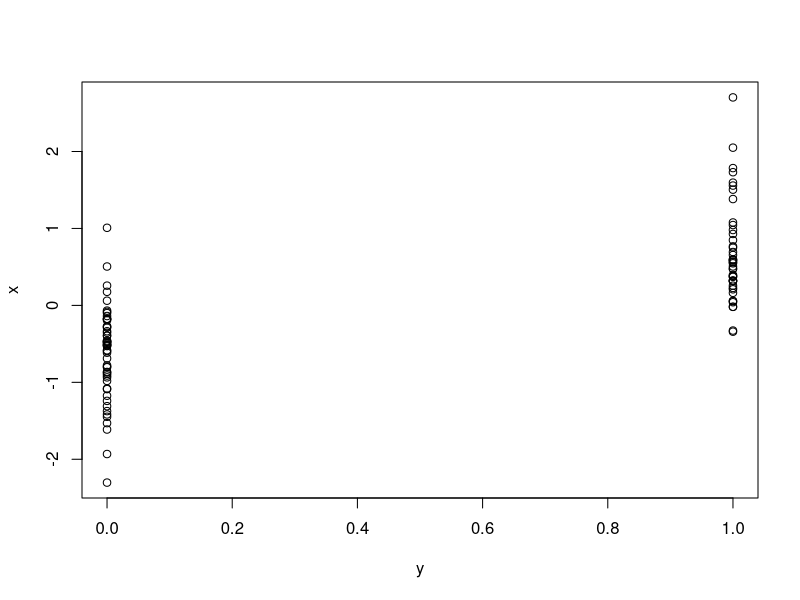
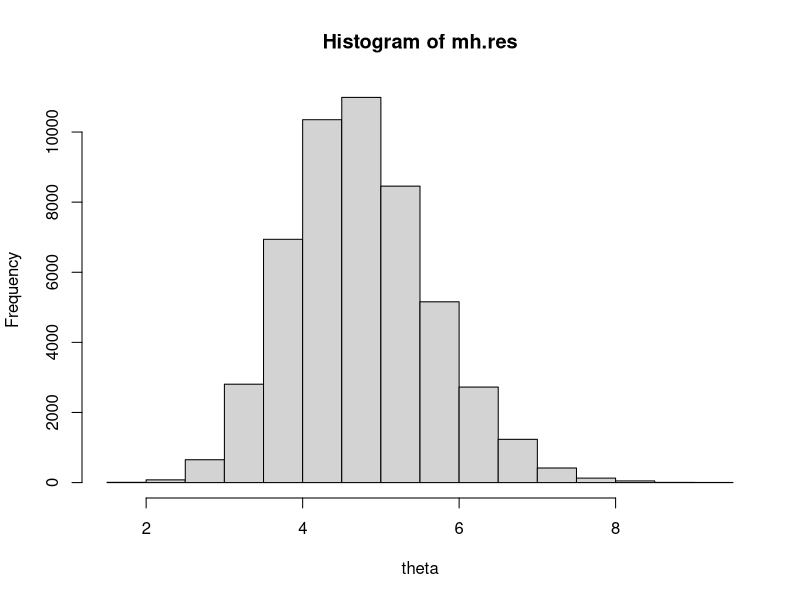

Here is the R script that generated these plots, in order:
# a script with examples from the book (see README on my github page) using Metropolis-Hastings sampler
# from page 443

LRMH <- function(formula, mu0, sigma0, theta, delta, niter, data) {
  out <- rep(NA, niter)
  get.data <- all.vars(formula)
  y <- data[, get.data[1]]
  x <- data[, get.data[2]]
  
  for (i in 1:niter) {
    # this part should be generalized to accomodate more than one x, probably
    # something along the lines of %*% and conting the number of explanatory
    # variables
    theta.cand <- rnorm(1, mean = theta, sd = delta)
    z.cand <- theta.cand * x # specify linear predictor a la GLM
    z <- theta * x
    
    # calculate likelihoods and priors
    loglik.cand <- sum(dbinom(y, size = 1, prob = exp(z.cand)/(1 + exp(z.cand)), log = TRUE))
    logprior.cand <- dnorm(theta.cand, mean = mu0, sd = sigma0, log = TRUE)

    loglik <- sum(dbinom(y, size = 1, prob = exp(z)/(1 + exp(z)), log = TRUE))
    logprior <- dnorm(theta, mean = mu0, sd = sigma0, log = TRUE)
    
    ratio <- exp((loglik.cand + logprior.cand) - (loglik + logprior))
    
    if (runif(1) < ratio) {
      theta <- theta.cand
    }
    
    out[i] <- theta
  }
  
  out
}

# simulate some data for logistic regression where response variables
# takes 1 with P(theta)

set.seed(357)
x <- rnorm(100)
z <- 5 * x
theta <- 1/(1 + exp(-z))

y <- rbinom(100, size = 1, prob = theta)

sim.data <- data.frame(y = y, x = x)
plot(sim.data)

# analyze using a "classical" GLM
summary(glm(y ~ -1 + x, data = sim.data, family = binomial))

# analyze using a MH algo
mh.res <- LRMH(y ~ x, data = sim.data, mu0 = 0, sigma0 = 3, theta = 3, delta = 3, niter = 50000)
hist(mh.res, xlab = "theta")
